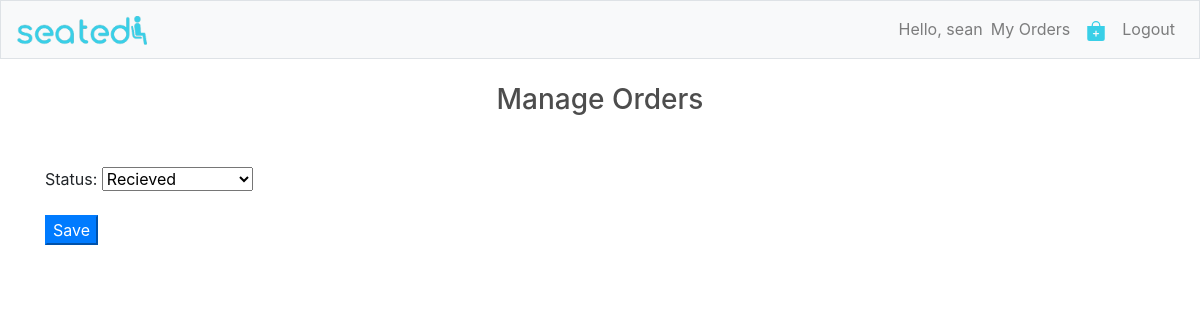
/update_status/42/ (signed in), run on an earlier commit of the app's database.
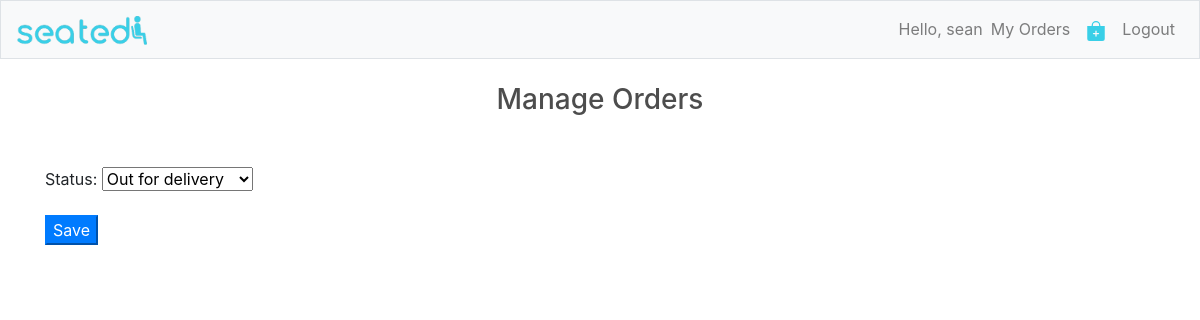
And on a later commit of the database.
### customer/models.py (models this page shows, shortened)
class Order(models.Model):
    created_date = models.DateTimeField(auto_now_add=True, null=True)
    status = models.CharField(max_length=200, null=True, choices=STATUS)
    customer = models.ForeignKey(Customer, null=True, on_delete=models.SET_NULL)
    complete = models.BooleanField(default=False, null=True, blank=False)
    transaction_id = models.CharField(max_length=200, null=True)
    entry = models.ForeignKey(Entry, on_delete=models.CASCADE, null=True)
    topic = models.ForeignKey(Topic, on_delete=models.CASCADE, null=True)
    pickup = models.BooleanField(default=True, null=False, blank=False)

### learning_logs/views.py (the view)
# urls.py: path('update_status/<int:order_id>/', views.update_order_status, name='update_status'),
def update_order_status(request, order_id):
    order = Order.objects.get(id=order_id)
    entry = order.entry
    if request.method != 'POST':
        form = Statusform(instance=order)
    else:
        form = Statusform(instance=order, data=request.POST)
        if form.is_valid:
            form.save()
            return redirect('learning_logs:manage_orders', entry_id=entry.id)
    context = {'order':order,'form':form}
    return render(request, 'learning_logs/update_status.html', context)

### learning_logs/forms.py
class Statusform(forms.ModelForm):
    class Meta:
        model = Order
        fields = ['status']
        labels = {'Update Status': STATUS}

### users/models.py (called while the page is built)
    def __str__(self):
        return self.email

### learning_logs/templates/learning_logs/update_status.html (shortened to what this page needs)
{% extends "learning_logs/base.html" %}
{% load bootstrap4 %}
{%  load static %}
{% block page_header %}
<div class="container" style="margin-bottom: 50px; text-align: center;">
    <h3>Manage Orders</h3>
</div>
{% endblock page_header %}
{% block content %}
<form action="{% url 'learning_logs:update_status' order.id %}" method="POST" enctype="multipart/form-data">
    {{form.as_p}}
    {% buttons %}
    <button name="submit" class="bt btn-primary">Save</button>
    {% endbuttons %}
</form>
{% endblock content %}

What changed in the data, as far as the page shows it:
changed Order: status "Recieved" → "Out for delivery"
